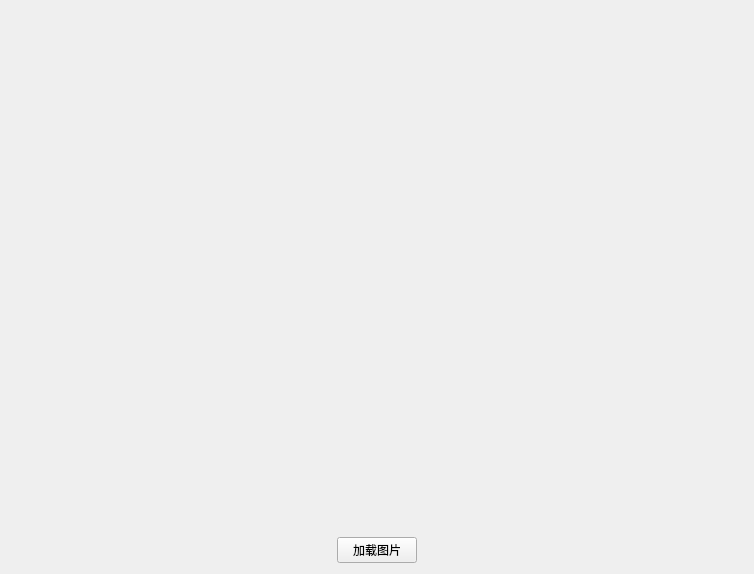
<?xml version="1.0" encoding="UTF-8"?>
<ui version="4.0">
 <class>ImageShowView</class>
 <widget class="QWidget" name="ImageShowView">
  <property name="geometry">
   <rect>
    <x>0</x>
    <y>0</y>
    <width>754</width>
    <height>574</height>
   </rect>
  </property>
  <property name="windowTitle">
   <string>ImageShowView</string>
  </property>
  <layout class="QVBoxLayout" name="verticalLayout" stretch="6,1">
   <item>
    <widget class="QLabel" name="lblVideo">
     <property name="text">
      <string/>
     </property>
    </widget>
   </item>
   <item>
    <layout class="QHBoxLayout" name="horizontalLayout">
     <item>
      <spacer name="horizontalSpacer">
       <property name="orientation">
        <enum>Qt::Orientation::Horizontal</enum>
       </property>
       <property name="sizeHint" stdset="0">
        <size>
         <width>40</width>
         <height>20</height>
        </size>
       </property>
      </spacer>
     </item>
     <item>
      <widget class="QPushButton" name="btnStart">
       <property name="text">
        <string>加载图片</string>
       </property>
      </widget>
     </item>
     <item>
      <spacer name="horizontalSpacer_2">
       <property name="orientation">
        <enum>Qt::Orientation::Horizontal</enum>
       </property>
       <property name="sizeHint" stdset="0">
        <size>
         <width>40</width>
         <height>20</height>
        </size>
       </property>
      </spacer>
     </item>
    </layout>
   </item>
  </layout>
 </widget>
 <layoutdefault spacing="6" margin="11"/>
 <resources/>
 <connections/>
</ui>
